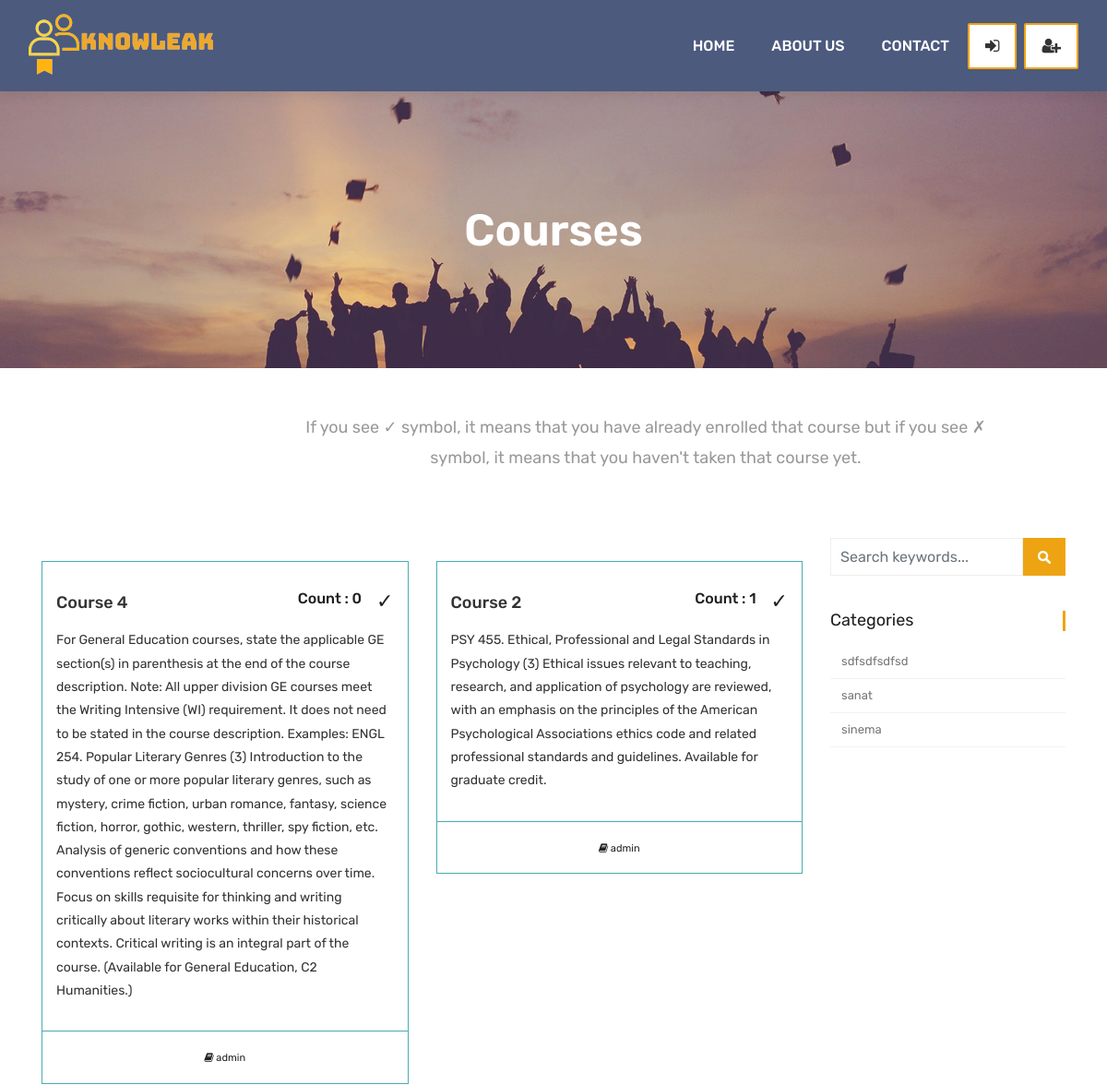
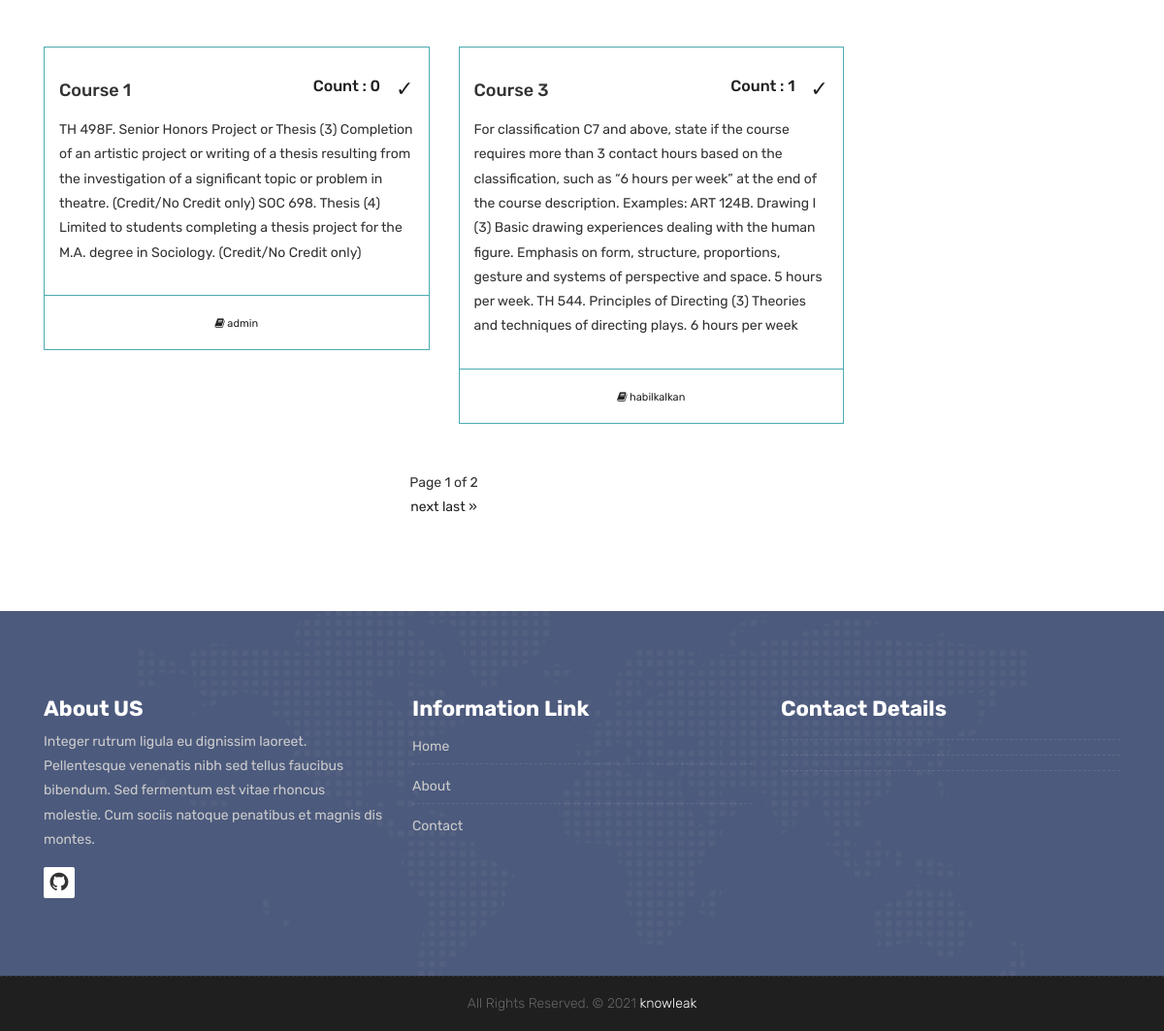
Page /courses/ on the committed database (2 pictures, top to bottom).
### courses/models.py (models this page shows, shortened)
class Course(models.Model):
    teacher = models.ForeignKey(User, null=False, on_delete=models.CASCADE)
    name = models.CharField(max_length=25, unique=True)
    category = models.ForeignKey(Category, null=True, on_delete=models.DO_NOTHING)
    students = models.ManyToManyField(User, blank=True, related_name='courses_joined')
    description = models.TextField(blank=True, null=True)
    image = models.ImageField(blank=True, upload_to="courses", default="courses/default_course_image.jpg")
    token = models.IntegerField()
    zoom_link=models.TextField(null=True)
    zoom_password=models.TextField(null=True)
    available = models.BooleanField(default=True)

class Category(models.Model):
    name = models.CharField(max_length=50, null=True)
    slug = models.SlugField(max_length=50, unique=True, null=True)

### accounts/models.py (models this page shows)
class User(AbstractBaseUser,PermissionsMixin):
    first_name = models.CharField(max_length=150, blank=True)
    last_name = models.CharField(max_length=150, blank=True)
    username = models.CharField(max_length=150, unique=True)
    password = models.CharField(max_length=150)
    email = models.EmailField(_('email address'), unique=True)
    start_date = models.DateTimeField(default=timezone.now)
    token = models.IntegerField(default=0)
    is_staff = models.BooleanField(default=False)
    is_active = models.BooleanField(default=True)
    is_superuser = models.BooleanField(default=False)
    is_teacher = models.BooleanField(default=False)
    objects = CustomAccountManager()
    USERNAME_FIELD = 'username'
    REQUIRED_FIELDS = ['email', 'first_name', 'last_name']
    def __str__(self):
        return self.username

### courses/views.py (the view)
# urls.py: path('', views.course_list, name="courses"),
def course_list(request, category_name=None):
    category_page = None
    categories = Category.objects.all()
    current_user = request.user
    if category_name != None:
        category_page = get_object_or_404(Category, slug=category_name)
        courses = Course.objects.filter(available=True, category= category_page)
    else:
        courses = Course.objects.all()
    page = request.GET.get('page', 1)
    paginator = Paginator(courses, 4)
    try:
        courses = paginator.page(page)
    except PageNotAnInteger:
        courses = paginator.page(1)
    except EmptyPage:
        courses = paginator.page(paginator.num_pages)
    if current_user.is_authenticated:
        enrolled_courses = current_user.courses_joined.all()
    else:
        enrolled_courses = courses
    context = {
        'courses': courses,
        'enrolled_courses': enrolled_courses,
        'user' : current_user,
        'categories': categories,
    }
    return render(request, 'courses.html', context)

### templates/courses.html (shortened to what this page needs)
{% extends 'partials/_base.html' %}
{% load static %}
{% block content %}
	<div class="all-title-box">
		<div class="container text-center">
			<h1>Courses</span></h1>
		</div>
	</div>
	<div class="section-title text-center mt-5 mb-0">
		<div class="col-md-8 offset-md-3 ">
			<p>If you see ✓ symbol, it means that you have already enrolled that course but if you see ✗ symbol, it means that you haven't taken that course yet. </p>
		</div>
	</div>
    <div id="overviews" class="section wb">
        <div class="container">
            <div class="row">
                <div class="col-lg-9 blog-post-single">
                    <div class="row">
						{% for course in courses %}
                        <div class="col-lg-6 col-md-6 col-12 mb-4">
                            <div class="course-item">
                                <div class="image-blog text-center">
                                </div>
                                <div class="course-br">
                                    <div class="course-title">
                                        <h2>
											<div>
												<a href="{% url 'course_detail' course.id %}" title="">{{course.name}}</a>
												<div style="float: right; display: flex;">
													<div class="mr-3 h6">Count : {{course.students.count}}</div>
													{% if course in enrolled_courses %}
														<span class="is_enrolled">✓</span>
													{% else %}
														<span class="is_enrolled">✗</span>
													{% endif %}
												</div>
											</div>
										</h2>
                                    </div>
                                    <div class="course-desc">
                                        <p>{{course.description }}</p>
                                    </div>
                                </div>
                                <div class="course-meta-bot">
                                    <ul>
                                        <li><i class="fa fa-book" aria-hidden="true"></i> {{course.teacher}}</li>
                                    </ul>
                                </div>
                            </div>
                        </div>
						{% endfor %}
                    </div>
					<div class="container p-4 " >
						<div class="text-center">
							<span class="current">
								Page {{ courses.number }} of {{ courses.paginator.num_pages }}
							</span>
						</div>
						<div class="pagination justify-content-center">
							<span class="step-links">
							{% if courses.has_next %}
								<a href="?page={{ courses.next_page_number }}">next</a>
								<a href="?page={{ courses.paginator.num_pages }}">last &raquo;</a>
							{% endif %}
							</span>
							</div>
						</div>
                </div>
				<div class="col-lg-3 col-12 right-single">
					<div class="widget-search">
						<div class="site-search-area">
							<form method="get" id="site-searchform" action="{% url 'search' %}">
								<div>
									<input class="input-text form-control" name="search" placeholder="Search keywords..." type="text">
									<input id="searchsubmit" value="Search" type="submit">
								</div>
							</form>
						</div>
					</div>
					<div class="widget-categories">
						<h3 class="widget-title">Categories</h3>
						<ul>
							{% for category in categories %}
								<li><a href="{% url 'courses_by_category' category.slug %}">{{category.name}}</a></li>
							{% endfor %}
						</ul>
					</div>
				</div>
            </div>
        </div>
    </div>
	{% endblock %}

### static/style.css (style rules this page uses)
body { color: #333333; font-size: 14px; font-family: 'Rubik', sans-serif; line-height: 1.80857; }
html, body { height: 100%; }
a { color: #1f1f1f; text-decoration: none !important; outline: none !important; -webkit-transition: all .3s ease-in-out; -moz-transition: all .3s ease-in-out; -ms-transition: all .3s ease-in-out; -o-transition: all .3s ease-in-out; transition: all .3s ease-in-out; }
h1, h2, h3, h4, h5, h6 { letter-spacing: 0; font-weight: normal; position: relative; padding: 10px 0 10px 0; font-weight: normal; line-height: 120% !important; color: #1f1f1f; margin: 0 }
h1 { font-size: 24px }
h2 { font-size: 22px }
h3 { font-size: 18px }
h1 a, h2 a, h3 a, h4 a, h5 a, h6 a { color: #212121; text-decoration: none!important; opacity: 1 }
a { color: #1f1f1f; text-decoration: none; outline: none; }
a, .btn { text-decoration: none !important; outline: none !important; -webkit-transition: all .3s ease-in-out; -moz-transition: all .3s ease-in-out; -ms-transition: all .3s ease-in-out; -o-transition: all .3s ease-in-out; transition: all .3s ease-in-out; }
.section { display: block; position: relative; overflow: hidden; padding: 70px 0; }
.section.wb { background-color: #ffffff; }
.section-title { display: block; position: relative; margin-bottom: 60px; }
.section-title p { color: #999; font-weight: 400; font-size: 18px; line-height: 33px; margin: 0; }
.all-title-box { background: url(images/banner.jpg)no-repeat; -webkit-background-size: cover; -moz-background-size: cover; -o-background-size: cover; background-size: cover; background-position: center; min-height: 300px; }
.all-title-box h1 { color: #fff; font-weight: 600; padding-top: 11%; font-size: 48px; line-height: 0px; }
.right-single .widget-search { margin-bottom: 30px; position: relative; display: inline-block; width: 100%; }
#site-searchform .form-control { border: 1px solid #eee; background-color: #fff; width: 82%; height: 41px; padding: 5px 10px 5px 10px; color: #999; float: left; border-radius: 0; }
#site-searchform #searchsubmit { float: left; width: 18%; height: 41px; cursor: pointer; text-indent: -5555em; line-height: 100; overflow: hidden; background: #eea412 url(images/search-icon.png) no-repeat center 14px; border: 0; transition: all 0.4s ease-in-out; -webkit-transition: all 0.4s ease-in-out; -moz-transition: all 0.4s ease-in-out; -ms-transition: all 0.4s ease-in-out; -o-transition: all 0.4s ease-in-out; }
.widget-categories { margin-bottom: 30px; }
.widget-categories .widget-title { font-size: 18px; font-weight: 400; padding: 0px; margin-bottom: 15px; border-right: 3px solid #eea412; }
.widget-categories ul { list-style: none; margin: 0px; padding: 0px; }
.widget-categories ul li { border-bottom: 1px solid #f2f2f2; font-size: 12px; line-height: 20px; padding: 8px 2px 8px 12px; }
.widget-categories ul li a { color: #777; font-size: 13px; }
.course-item { background: #ffffff; }
.course-title > h2 { margin: 15px 0; padding: 0px; }
.course-title a { font-size: 18px; line-height: 25px; font-weight: 500; color: #333333; text-transform: capitalize; }
.course-br { border: 1px solid #4babb1; padding: 15px; }
.course-meta-bot { border: 1px solid #4babb1; border-top: 0px; padding: 15px; }
.course-meta-bot ul { padding: 0px; margin: 0px; display: block; text-align: center; }
.course-meta-bot ul li { display: inline-block; list-style: none; padding: 0px 5px; color: #212121; font-size: 11px; }

### rows in the picture
Course: name "Course 4", students.count "0", description "For General Education courses, state the applicable GE section(s) in parenthesis at the end of the course description. Note: All upper division GE courses meet the Writing Intensive (WI) requirement. It does not need to be stated in the course description. Examples: ENGL 254. Popular Literary Genres (3) Introduction to the study of one or more popular literary genres, such as mystery, crime fiction, urban romance, fantasy, science fiction, horror, gothic, western, thriller, spy fiction, etc. Analysis of generic conventions and how these conventions reflect sociocultural concerns over time. Focus on skills requisite for thinking and writing critically about literary works within their…", teacher "admin"
Course: name "Course 2", students.count "1", description "PSY 455. Ethical, Professional and Legal Standards in Psychology (3) Ethical issues relevant to teaching, research, and application of psychology are reviewed, with an emphasis on the principles of the American Psychological Associations ethics code and related professional standards and guidelines. Available for graduate credit.", teacher "admin"
Course: name "Course 1", students.count "0", description "TH 498F. Senior Honors Project or Thesis (3) Completion of an artistic project or writing of a thesis resulting from the investigation of a significant topic or problem in theatre. (Credit/No Credit only) SOC 698. Thesis (4) Limited to students completing a thesis project for the M.A. degree in Sociology. (Credit/No Credit only)", teacher "admin"
Course: name "Course 3", students.count "1", description "For classification C7 and above, state if the course requires more than 3 contact hours based on the classification, such as “6 hours per week” at the end of the course description. Examples: ART 124B. Drawing I (3) Basic drawing experiences dealing with the human figure. Emphasis on form, structure, proportions, gesture and systems of perspective and space. 5 hours per week. TH 544. Principles of Directing (3) Theories and techniques of directing plays. 6 hours per week", teacher "habilkalkan"
Category: name "sdfsdfsdfsd"
Category: name "sanat"
Category: name "sinema"

### other values in the picture
{{ courses.number }} "1"
{{ courses.paginator.num_pages }} "2"
